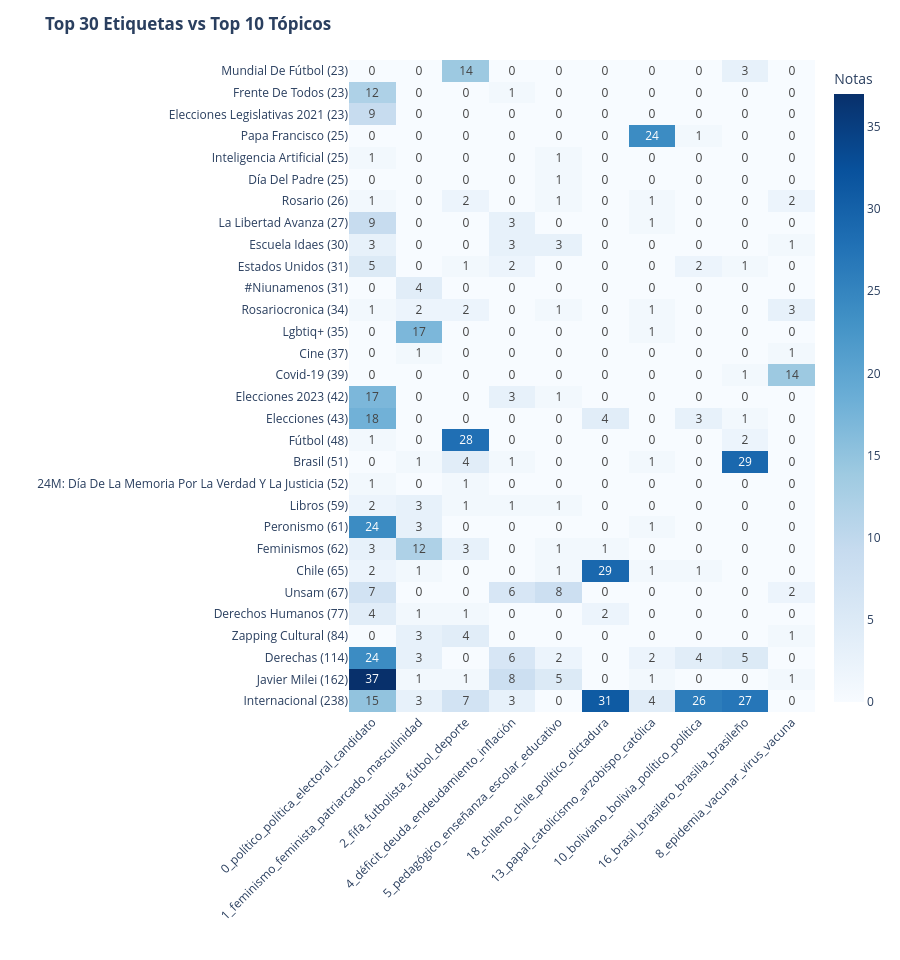

This figure's notebook cell:
### Code cell
TOP_TAGS = 30
TOP_TOPICOS = 10


# 1. Filtrar tópicos válidos directamente
df_tags_topics = df_desanidado.copy()

# 2. Rankings Top N sin pisar la variable global tag_counts
top_tags_series = df_tags_topics.groupby("tag")["doc_id"].nunique().nlargest(TOP_TAGS)
top_nombres_tags = top_tags_series.index.tolist()
mapeo_etiqueta_total = {tag: f"{tag} ({conteo})" for tag, conteo in top_tags_series.items()}
orden_filas = [mapeo_etiqueta_total[tag] for tag in top_nombres_tags][::-1]

top_topics_series = df_tags_topics.groupby("topic_name")["doc_id"].nunique().nlargest(TOP_TOPICOS)
top_nombres_topics = top_topics_series.index.tolist()

# 3. Filtrar y mapear etiqueta
df_top = df_tags_topics[
    df_tags_topics["tag"].isin(top_nombres_tags) & 
    df_tags_topics["topic_name"].isin(top_nombres_topics)
].copy()
df_top["tag_label"] = df_top["tag"].map(mapeo_etiqueta_total)

# 4. Matriz de contingencia reordenada
matriz = (
    pd.crosstab(df_top["tag_label"], df_top["topic_name"])
    .reindex(index=orden_filas, columns=top_nombres_topics, fill_value=0)
)
matriz = matriz.loc[:, matriz.sum(axis=0) > 0]

# 5. Render del Heatmap
fig_heatmap = px.imshow(
    matriz,
    labels=dict(x="Tópico Semántico (BERTopic)", y="", color="Notas"),
    x=matriz.columns,
    y=matriz.index,
    color_continuous_scale="Blues",
    aspect="auto",
    text_auto=True
)

fig_heatmap.update_traces(
    hovertemplate="<b>Tag:</b> %{y}<br><b>Tópico:</b> %{x}<br><b>Notas solapadas:</b> %{z}<extra></extra>"
)

fig_heatmap.update_layout(
    title=f"<b>Top {TOP_TAGS} Etiquetas vs Top {TOP_TOPICOS} Tópicos</b>",
    xaxis_title="",
    yaxis_title="",
    height=max(600, TOP_TAGS * 32),
    plot_bgcolor="rgba(0,0,0,0)",
    paper_bgcolor="#fff",
    margin=dict(l=180, b=180)
)
fig_heatmap.update_xaxes(tickangle=-45)

fig_heatmap.write_html(OUTPUT_DIR / f"04_top{TOP_TAGS}_tags_vs_top{TOP_TOPICOS}_topicos_heatmap.html")
fig_heatmap.show()

### Figure 1 — Plotly figure (JSON) as saved in the notebook; plotly's stock layout.template omitted (floating-point values rounded to 4 significant figures; data arrays with more than 128 entries replaced by an {"elided": "..."} marker saying what was removed)
{"data": [{"coloraxis": "coloraxis", "hovertemplate": "<b>Tag:</b> %{y}<br><b>Tópico:</b> %{x}<br><b>Notas solapadas:</b> %{z}<extra></extra>", "name": "0", "texttemplate": "%{z}", "type": "heatmap", "x": ["0_político_política_electoral_candidato", "1_feminismo_feminista_patriarcado_masculinidad", "2_fifa_futbolista_fútbol_deporte", "4_déficit_deuda_endeudamiento_inflación", "5_pedagógico_enseñanza_escolar_educativo", "18_chileno_chile_político_dictadura", "13_papal_catolicismo_arzobispo_católica", "10_boliviano_bolivia_político_política", "16_brasil_brasilero_brasilia_brasileño", "8_epidemia_vacunar_virus_vacuna"], "xaxis": "x", "y": ["Mundial De Fútbol (23)", "Frente De Todos (23)", "Elecciones Legislativas 2021 (23)", "Papa Francisco (25)", "Inteligencia Artificial (25)", "Día Del Padre (25)", "Rosario (26)", "La Libertad Avanza (27)", "Escuela Idaes (30)", "Estados Unidos (31)", "#Niunamenos (31)", "Rosariocronica (34)", "Lgbtiq+ (35)", "Cine (37)", "Covid-19 (39)", "Elecciones 2023 (42)", "Elecciones (43)", "Fútbol (48)", "Brasil (51)", "24M: Día De La Memoria Por La Verdad Y La Justicia (52)", "Libros (59)", "Peronismo (61)", "Feminismos (62)", "Chile (65)", "Unsam (67)", "Derechos Humanos (77)", "Zapping Cultural (84)", "Derechas (114)", "Javier Milei (162)", "Internacional (238)"], "yaxis": "y", "z": {"elided": "30x10 int values"}}], "layout": {"coloraxis": {"autocolorscale": false, "colorbar": {"title": {"text": "Notas"}}, "colorscale": [[0, "rgb(247,251,255)"], [0.125, "rgb(222,235,247)"], [0.25, "rgb(198,219,239)"], [0.375, "rgb(158,202,225)"], [0.5, "rgb(107,174,214)"], [0.625, "rgb(66,146,198)"], [0.75, "rgb(33,113,181)"], [0.875, "rgb(8,81,156)"], [1, "rgb(8,48,107)"]]}, "height": 960, "margin": {"b": 180, "l": 180, "t": 60}, "paper_bgcolor": "#fff", "plot_bgcolor": "rgba(0,0,0,0)", "title": {"text": "<b>Top 30 Etiquetas vs Top 10 Tópicos</b>"}, "xaxis": {"anchor": "y", "domain": [0, 1], "tickangle": -45, "title": {"text": ""}}, "yaxis": {"anchor": "x", "autorange": "reversed", "domain": [0, 1], "title": {"text": ""}}}}
